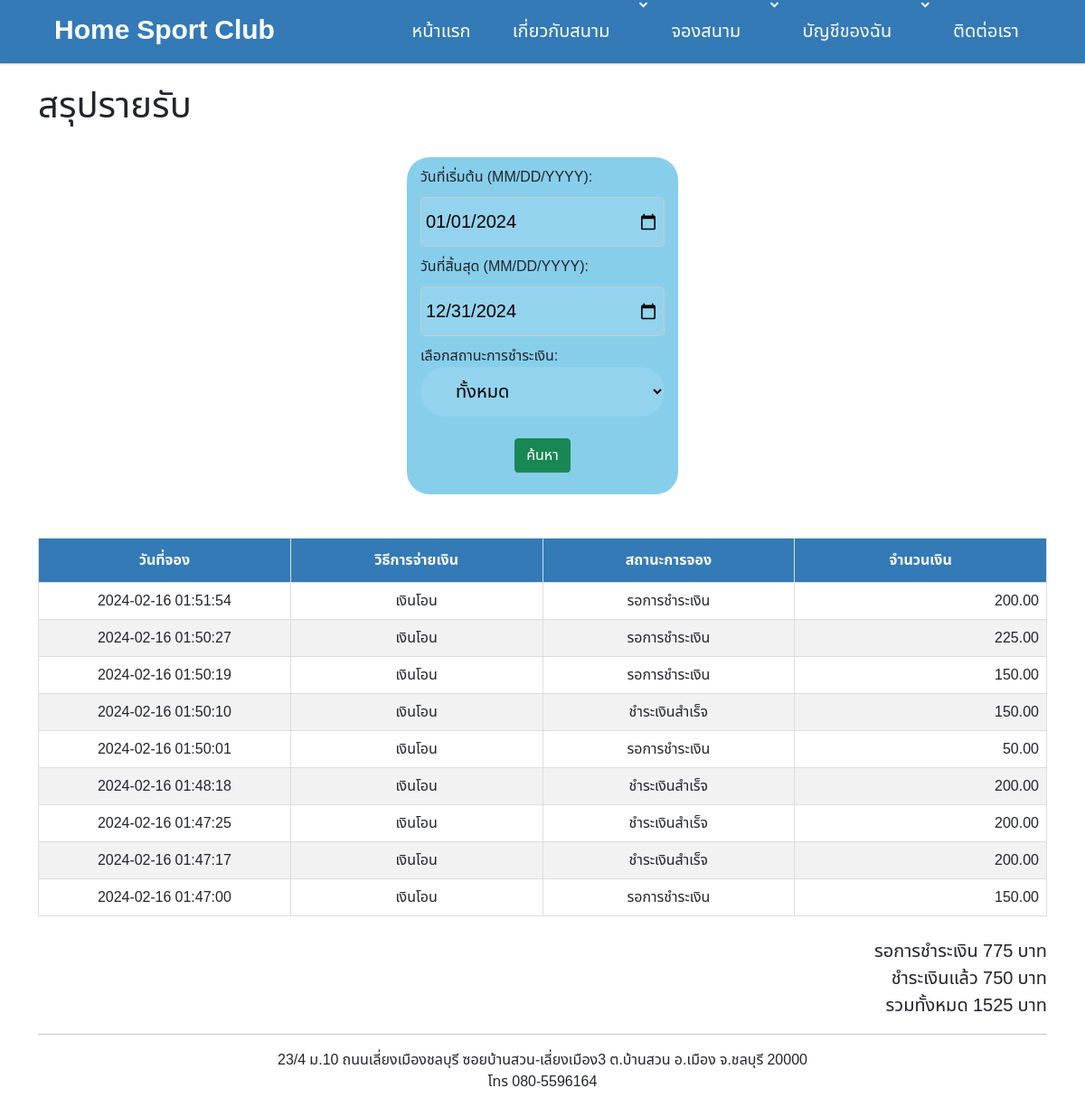
/badminton/summary_report.php (signed in), run on the app's committed database.
### tables this page shows
CREATE TABLE `booking` (
  `booking_id` int(11) NOT NULL,
  `user_id` int(11) NOT NULL COMMENT 't_user',
  `court_id` int(11) NOT NULL COMMENT 'm_court',
  `booking_start_time` datetime NOT NULL,
  `booking_end_time` datetime NOT NULL,
  `payment_type_id` int(11) NOT NULL,
  `payment_type_name` varchar(255) NOT NULL,
  `payment_id` int(11) DEFAULT NULL COMMENT 't_payment',
  `booking_status` tinyint(4) NOT NULL DEFAULT 1,
  `booking_price` decimal(10,2) NOT NULL,
  `promotion_id` int(11) DEFAULT NULL,
  `create_date` datetime NOT NULL,
  `edit_date` datetime DEFAULT NULL,
  `create_by` int(11) NOT NULL COMMENT 't_user',
  `edit_by` int(11) DEFAULT NULL COMMENT 't_user',
  `del` tinyint(1) NOT NULL
);

CREATE TABLE `payment_type` (
  `payment_type_id` int(11) NOT NULL,
  `payment_type_name` varchar(32) NOT NULL
);

### badminton/summary_report.php (the view, shortened to what this page needs)
<?php
include 'common/connect.php';
include "header.php";
$paid_amt = 0;
$wait_amt = 0;
$start_date = date('2024-01-01');
$end_date = date('2024-12-31');
$status = '%';
?>
<!DOCTYPE html>
<html lang="en">
<head>
    <link href='https://unpkg.com/boxicons@2.0.7/css/boxicons.min.css' rel='stylesheet'>
    <link rel="stylesheet" href="css/boostrap/css/bootstrap.min.css">
    <link rel="stylesheet" href="css/mytable.css">
</head>
<body>
    <div class="container">
        <br>
        <h1>สรุปรายรับ</h1>
        <br>
        <div class="container2">
            <form action="summary_report.php" method="POST" enctype="multipart/form-data">
                <div>
                <div class="input-field">
                    <label for="date" style="display: block; margin-bottom: 10px;">
                        วันที่เริ่มต้น (MM/DD/YYYY):
                    </label>
                    <input class="input" type="date" name="start_date" value="2024-01-01" required style="padding: 5px; border-radius: 5px;
            border: 1px solid #ccc; margin-bottom: 10px;">
                </div>
                <div class="input-field">
                    <label for="date" style="display: block; margin-bottom: 10px;">
                        วันที่สิ้นสุด (MM/DD/YYYY):
                    </label>
                    <input class="input" type="date" name="end_date" value="2024-12-31" required style="padding: 5px; border-radius: 5px;
            border: 1px solid #ccc; margin-bottom: 10px;">
                </div>
                </div>
                <div class="input-field">
                    <label for="status">เลือกสถานะการชำระเงิน:</label>
                    <select class="input" id="status" name="status">
                        <option value="%">ทั้งหมด</option>;
                    </select>
                </div>
                <div class="input-field">
                    <div align=center>
                        <button type="submit" class="btn btn-success" value="submit" name="submit">ค้นหา</button>
                    </div>
                    <div><br></div>
                </div>
            </form>
        </div>
        <br>
        <table id="customers">
            <BR>
            <thead>
                <tr>
                    <th width="10%">วันที่จอง</th>
                    <th width="10%">วิธีการจ่ายเงิน</th>
                    <th width="10%">สถานะการจอง</th>
                    <th width="10%">จำนวนเงิน</th>
                </tr>
            </thead>
            <tbody>
                <?php
                $sql = "SELECT
                            tu.user_name,
                            tu.user_tel,
                            tb.court_id,
                            tb.booking_status,
                            tb.booking_price,
                            mpt.payment_type_name,
                            tb.create_date
                        FROM
                            `booking` tb
                        LEFT JOIN `user` tu ON
                            tb.user_id = tu.user_id
                        LEFT JOIN `payment_type` mpt ON
                            mpt.payment_type_id = tb.payment_type_id
                        WHERE tb.booking_status LIKE '$status' AND ( tb.create_date BETWEEN '$start_date' AND '$end_date' ) AND NOT booking_status = 3
                        ORDER BY tb.create_date DESC;";
                $result = mysqli_query($conn, $sql);
                while ($row = mysqli_fetch_assoc($result)) {
                    echo "<td>" . $row["create_date"] .  "</td> ";
                    echo "<td>" . $row["payment_type_name"] .  "</td> ";
                    if ($row["booking_status"] == 1) {
                        $wait_amt = $wait_amt + $row["booking_price"];
                        echo "<td>รอการชำระเงิน</td> ";
                    } else if ($row["booking_status"] == 2) {
                        $paid_amt = $paid_amt + $row["booking_price"];
                        echo "<td>ชำระเงินสำเร็จ</td> ";
                    } else {
                        echo "<td>ยกเลิการจอง</td> ";
                    }
                    echo "<td style='text-align: right;' >" . $row["booking_price"] .  "</td> ";
                }
                $sum_amt = $wait_amt+$paid_amt;
                echo "</table>";
                echo "<br><label class='right'>รอการชำระเงิน " . $wait_amt . " บาท</label>";
                echo "<br><label class='right'>ชำระเงินแล้ว " . $paid_amt . " บาท</label>";
                echo "<br><label class='right'>รวมทั้งหมด " . $sum_amt . " บาท</label>";
                ?>
    </div>
    <?php include "footer.php" ?>
</body>
</html>

### badminton/css/style.css (style rules this page uses)
* { box-sizing: border-box; font-family: 'M PLUS Rounded 1c', sans-serif; font-family: 'Noto Sans Thai', sans-serif; }
body { margin: 0; background: #f4f4fb; }

### badminton/css/mytable.css (style rules this page uses)
#customers { font-family: Arial, Helvetica, sans-serif; border-collapse: collapse; width: 100%; }
#customers td { border: 1px solid #dddddd; padding: 8px; text-align: center; }
#customers th { border: 1px solid #ddd; padding: 8px; }
#customers th { padding-top: 12px; padding-bottom: 12px; text-align: center; background-color: #337ab7; color: white; }

### badminton/header.php (style rules this page uses)
* { margin: 0; padding: 0; box-sizing: border-box; font-family: 'M PLUS Rounded 1c', sans-serif; font-family: 'Noto Sans Thai', sans-serif; }
body { min-height: 100vh; }

### badminton/summary_report.php (style rules this page uses)
* { margin: 0; padding: 0; box-sizing: border-box; font-family: 'M PLUS Rounded 1c', sans-serif; font-family: 'Noto Sans Thai', sans-serif; }
body { min-height: 100vh; }
thead { background-color: #64C5D7; color: #000; }
.container2 { width: 300px; display: flex; flex-direction: column; padding: 10px 15px 0 15px; border-radius: 25px; background-color: skyblue; align-items: center; margin-left: auto; margin-right: auto; }
.input-field .input { height: 55px; width: 100%; border: none; border-radius: 30px; font-size: 20px; background: rgba(255, 255, 255, 0.1); outline: none; padding: 0 35px 0; }
.right { font-size: 20px; width: 100%; text-align: right; }

### data on the page
booking: create_date "2024-02-16 01:51:54", payment_type.payment_type_name "เงินโอน", booking_status "รอการชำระเงิน", booking_price "200.00"
booking: create_date "2024-02-16 01:50:27", payment_type.payment_type_name "เงินโอน", booking_status "รอการชำระเงิน", booking_price "225.00"
booking: create_date "2024-02-16 01:50:19", payment_type.payment_type_name "เงินโอน", booking_status "รอการชำระเงิน", booking_price "150.00"
booking: create_date "2024-02-16 01:50:10", payment_type.payment_type_name "เงินโอน", booking_status "ชำระเงินสำเร็จ", booking_price "150.00"
booking: create_date "2024-02-16 01:50:01", payment_type.payment_type_name "เงินโอน", booking_status "รอการชำระเงิน", booking_price "50.00"
booking: create_date "2024-02-16 01:48:18", payment_type.payment_type_name "เงินโอน", booking_status "ชำระเงินสำเร็จ", booking_price "200.00"
booking: create_date "2024-02-16 01:47:25", payment_type.payment_type_name "เงินโอน", booking_status "ชำระเงินสำเร็จ", booking_price "200.00"
booking: create_date "2024-02-16 01:47:17", payment_type.payment_type_name "เงินโอน", booking_status "ชำระเงินสำเร็จ", booking_price "200.00"
booking: create_date "2024-02-16 01:47:00", payment_type.payment_type_name "เงินโอน", booking_status "รอการชำระเงิน", booking_price "150.00"

### other printed values
$wait_amt "775"
$paid_amt "750"
$sum_amt "1525"
